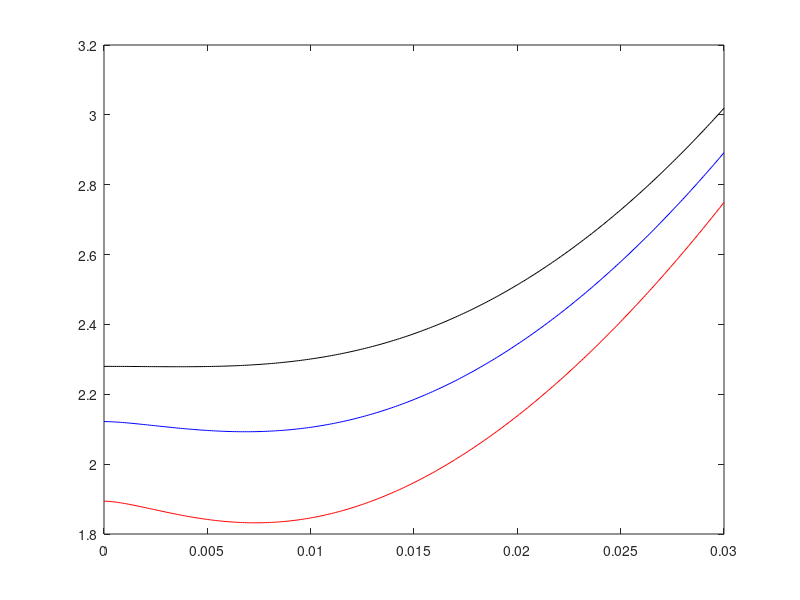

Here is the MATLAB script that generated this plot:
clear
close all

h=30;                                     %thinckness (nm)
w=100;                                    %width(nm)
gap=10;                                   %the gap between the two waveguides (nm)
Ms=1.4e5;                                 %magnetization(A/m)
A=3.5e-12;                                %exchange constant(J/m)
u=pi*4e-7;                                %permeability of vacuum(H/m)
r=2.21e5;                                 %gyromagnetic ratio(m/(s.A))
H=0*79.6;                                 %external field(A/m)

Wm=r*Ms*1e-9;                             %units(GHz)
Wh=r*H*1e-9;                              %units(GHz)
Le=sqrt(2*A/(u*Ms^2))*1e9;
d=w+gap;

weff=inf;
k=pi/weff;
Ky=k;

damping=2e-4;
dH0=0.2*796;

i1=1;

dkx=1e-4;

k_max=0.03;

limitation=0.74;

for kx=0:dkx:k_max
    
    f1=@(ky)(abs(2*sqrt(2./(1+sinc(k*w./pi))).*(ky.*cos(k.*w./2).*sin(ky.*w./2)-k.*(cos(ky.*w./2).*sin(k.*w./2)))./(ky.^2-k.^2))).^2./w.*ky.^2./(kx.^2+ky.^2).*(1-(1-exp(-sqrt(kx.^2+ky.^2).*h))./(sqrt(kx.^2+ky.^2).*h))./(2*pi);
    f2=@(ky)(abs(2*sqrt(2./(1+sinc(k*w./pi))).*(ky.*cos(k.*w./2).*sin(ky.*w./2)-k.*(cos(ky.*w./2).*sin(k.*w./2)))./(ky.^2-k.^2))).^2./w.*((1-exp(-sqrt(kx.^2+ky.^2).*h))./(sqrt(kx.^2+ky.^2).*h))./(2*pi);
    f3=@(ky)(abs(2*sqrt(2./(1+sinc(k*w./pi))).*(ky.*cos(k.*w./2).*sin(ky.*w./2)-k.*(cos(ky.*w./2).*sin(k.*w./2)))./(ky.^2-k.^2))).^2./w.*ky.^2./(kx.^2+ky.^2).*(1-(1-exp(-sqrt(kx.^2+ky.^2).*h))./(sqrt(kx.^2+ky.^2).*h)).*exp(i*ky*d)./(2*pi);
    f4=@(ky)(abs(2*sqrt(2./(1+sinc(k*w./pi))).*(ky.*cos(k.*w./2).*sin(ky.*w./2)-k.*(cos(ky.*w./2).*sin(k.*w./2)))./(ky.^2-k.^2))).^2./w.*((1-exp(-sqrt(kx.^2+ky.^2).*h))./(sqrt(kx.^2+ky.^2).*h)).*exp(i*ky*d)./(2*pi);

    
    Fkxyy0(i1)=integral(f1,-limitation,limitation);
    Fkxzz0(i1)=integral(f2,-limitation,limitation);
    Fkxyyd(i1)=real(integral(f3,-limitation,limitation));
    Fkxzzd(i1)=real(integral(f4,-limitation,limitation));

    Omiga_yy(i1)=(Wh+Wm.*(Le.^2.*(kx.^2+Ky.^2)+Fkxyy0(i1)));
    Omiga_zz(i1)=(Wh+Wm.*(Le.^2.*(kx.^2+Ky.^2)+Fkxzz0(i1)));
    
    W0(i1)=sqrt(Omiga_yy(i1).*Omiga_zz(i1));
    
    W1(i1)=sqrt((Omiga_yy(i1)+Wm.*Fkxyyd(i1)).*(Omiga_zz(i1)+Wm.*Fkxzzd(i1)));
    W2(i1)=sqrt((Omiga_yy(i1)-Wm.*Fkxyyd(i1)).*(Omiga_zz(i1)-Wm.*Fkxzzd(i1)));
    
   
    dwm_dwh(i1)=(Wm.*(Le.^2.*(kx.^2+Ky.^2)+Fkxyy0(i1))+Wm.*(Le.^2.*(kx.^2+Ky.^2)+Fkxzz0(i1))+2.*Wh)./(2.*W0(i1));
    
    i1=i1+1;
end


k1=0:dkx:k_max;

ff0=W0'./(2*pi);
ff1=W1'./(2*pi);
ff2=W2'./(2*pi);

figure
plot(k1,ff0,'b',k1,ff1,'r',k1,ff2,'k')
%axis([-0.030 0.03 0 20])




